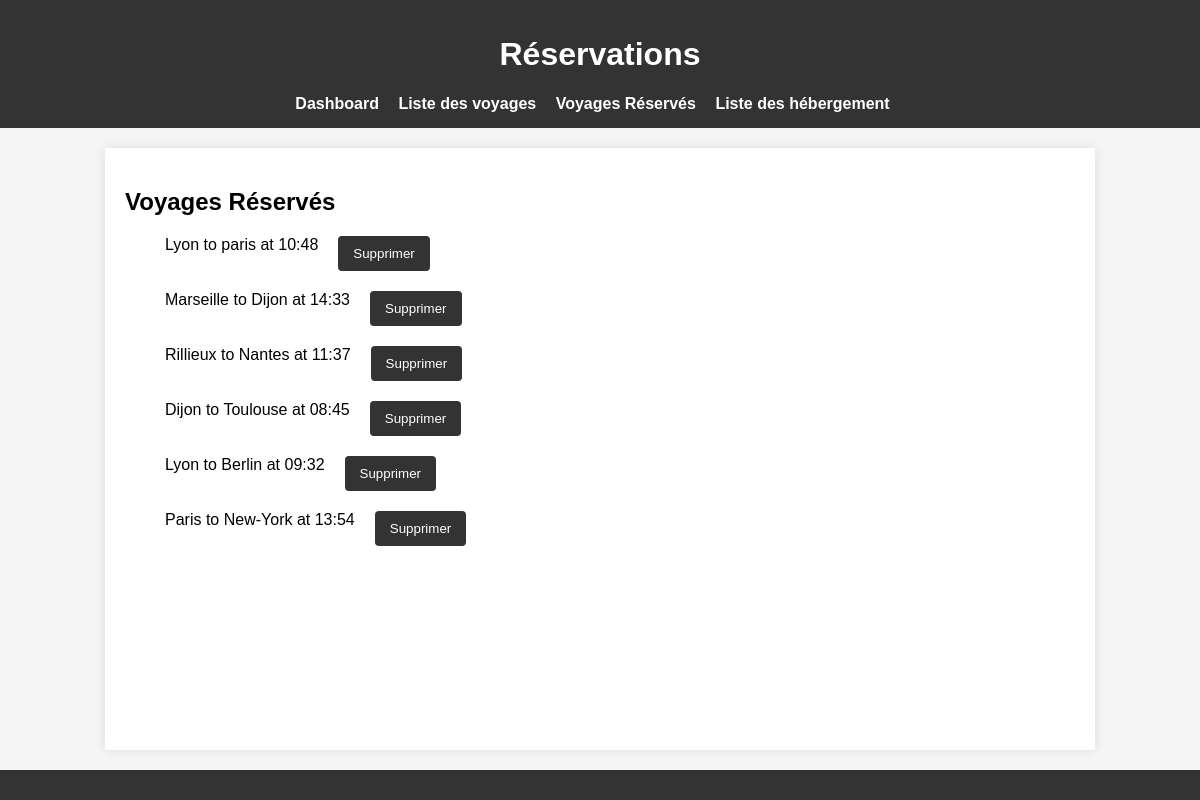
Screenshot of /nom_application/reserved_itineraries/ (signed in) with the database file from the repository.
### nom_application/models.py (models this page shows, shortened)
class Itinerary(models.Model):
    user = models.ForeignKey(User, on_delete=models.CASCADE)
    departure_location = models.CharField(max_length=255)
    destination = models.CharField(max_length=255)
    date = models.DateField()
    departure_time = models.TimeField(default=datetime.time(0, 0))
    arrival_time = models.TimeField(default=datetime.time(0, 0))
    price = models.DecimalField(max_digits=10, decimal_places=2, default=0)
    number_of_seats = models.IntegerField(default=0)
    TRANSPORT_CHOICES = [
        ('voiture', 'Voiture'),
        ('train', 'Train'),
        ('avion', 'Avion'),
    ]
    transport_type = models.CharField(max_length=10, choices=TRANSPORT_CHOICES, default='train')

### nom_application/views.py (the view)
# urls.py: path('reserved_itineraries/', reserved_itineraries, name='reserved_itineraries'),
def reserved_itineraries(request):
    reserved_itineraries = Itinerary.objects.filter(reservation__user=request.user)
    return render(request, 'nom_application/reserved_itineraries.html', {'reserved_itineraries': reserved_itineraries})

### nom_application/templates/nom_application/reserved_itineraries.html (shortened to what this page needs)
{% extends 'nom_application/base.html' %}
{% block content %}
    <h2>Voyages Réservés</h2>
    {% if reserved_itineraries %}
        <ul>
            {% for itinerary in reserved_itineraries %}
                <li style="display: flex; margin-bottom: 20px;">
                    {{ itinerary.departure_location }} to {{ itinerary.destination }} at {{ itinerary.departure_time }}
                    <form method="post" action="{% url 'delete_reservation' itinerary.id %}" style="margin-left: 20px;">
                        <button type="submit" >Supprimer</button>
                    </form>
                </li>
            {% endfor %}
        </ul>
    {% else %}
        <p>Aucun voyages réservé pour le moment.</p>
    {% endif %}
{% endblock %}

### nom_application/static/nom_application/styles.css (style rules this page uses)
body { display: flex; flex-direction: column; min-height: 100vh; margin: 0; padding: 0; background-color: #f5f5f5; font-family: 'Trebuchet MS', 'Lucida Sans Unicode', 'Lucida Grande', 'Lucida Sans', Arial, sans-serif }
form { max-width: 400px; margin: 0 auto; }
form button { background-color: #333; color: #fff; padding: 10px 15px; border: none; border-radius: 4px; cursor: pointer; }

### rows the page displays
Itinerary: departure_location "Lyon", destination "paris", departure_time "10:48"
Itinerary: departure_location "Marseille", destination "Dijon", departure_time "14:33"
Itinerary: departure_location "Rillieux", destination "Nantes", departure_time "11:37"
Itinerary: departure_location "Dijon", destination "Toulouse", departure_time "08:45"
Itinerary: departure_location "Lyon", destination "Berlin", departure_time "09:32"
Itinerary: departure_location "Paris", destination "New-York", departure_time "13:54"
